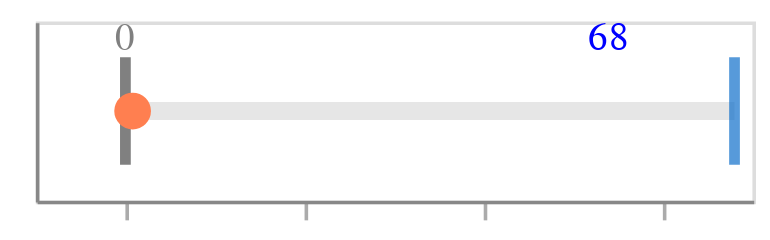

Notebook code cell kept with this figure:
### Code cell
# RMSE for CONFLICTS KNN
dot_range(0.806,0,68)

### Figure 1 — Vega-Lite specification as saved in the notebook (floating-point values rounded to 4 significant figures)
{"config": {"view": {"continuousWidth": 400, "continuousHeight": 300}}, "layer": [{"mark": {"type": "tick", "color": "gray", "opacity": 1, "size": 30, "thickness": 3}, "encoding": {"x": {"type": "quantitative", "axis": {"grid": false, "labels": false, "tickOpacity": 0.7, "title": "accuracy", "titleAlign": "center", "titleAnchor": "middle", "titleFontSize": 16}, "field": "random guessing", "scale": {}}, "y": {"type": "nominal", "axis": {"labels": false, "tickOpacity": 0, "title": null}, "field": "metric"}}, "height": 50, "width": 200}, {"mark": {"type": "text", "align": "center", "baseline": "middle", "color": "blue", "dx": 135, "dy": -20}, "encoding": {"text": {"type": "quantitative", "field": "perfect accuracy"}, "x": {"type": "quantitative", "axis": {"grid": false, "labels": false, "tickOpacity": 0.7, "title": "accuracy", "titleAlign": "center", "titleAnchor": "middle", "titleFontSize": 16}, "field": "random guessing", "scale": {}}, "y": {"type": "nominal", "axis": {"labels": false, "tickOpacity": 0, "title": null}, "field": "metric"}}, "height": 50, "width": 200}, {"mark": {"type": "rule", "color": "gray", "opacity": 0.2, "size": 5}, "encoding": {"x": {"type": "quantitative", "field": "random guessing"}, "x2": {"field": "perfect accuracy"}, "y": {"type": "nominal", "field": "metric"}}}, {"mark": {"type": "circle", "color": "#FF7F50", "opacity": 1, "size": 105}, "encoding": {"x": {"type": "quantitative", "field": "result"}, "y": {"type": "nominal", "field": "metric"}}, "height": 50, "width": 200}, {"mark": {"type": "tick", "color": "#1070CA", "size": 30, "thickness": 3}, "encoding": {"x": {"type": "quantitative", "axis": {"grid": false, "title": null}, "field": "perfect accuracy", "scale": {"domain": [-0.1, 68.1]}}, "y": {"type": "nominal", "field": "metric"}}}, {"mark": {"type": "text", "align": "center", "baseline": "middle", "color": "grey", "dy": -20}, "encoding": {"text": {"type": "quantitative", "field": "random guessing"}, "x": {"type": "quantitative", "axis": {"grid": false, "labels": false, "tickOpacity": 0.7, "title": "accuracy", "titleAlign": "center", "titleAnchor": "middle", "titleFontSize": 16}, "field": "random guessing", "scale": {}}, "y": {"type": "nominal", "axis": {"labels": false, "tickOpacity": 0, "title": null}, "field": "metric"}}, "height": 50, "width": 200}], "data": {"name": "data-b94c50f30564dfc8641ad6a16c3de81d"}, "$schema": "https://vega.github.io/schema/vega-lite/v4.8.1.json", "datasets": {"data-b94c50f30564dfc8641ad6a16c3de81d": [{"metric": "accuracy", "result": 0.806, "perfect accuracy": 68, "random guessing": 0}]}}
